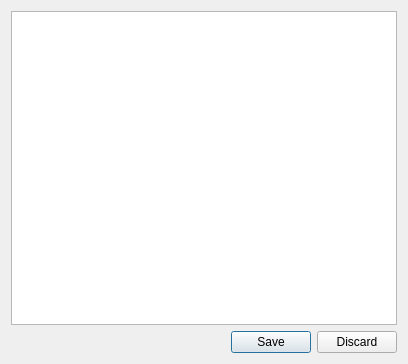
<?xml version="1.0" encoding="UTF-8"?>
<ui version="4.0">
 <class>TextDialog</class>
 <widget class="QDialog" name="TextDialog">
  <property name="geometry">
   <rect>
    <x>0</x>
    <y>0</y>
    <width>408</width>
    <height>364</height>
   </rect>
  </property>
  <property name="windowTitle">
   <string>Dialog</string>
  </property>
  <layout class="QVBoxLayout" name="verticalLayout">
   <item>
    <widget class="QTextEdit" name="textEdit">
     <property name="readOnly">
      <bool>true</bool>
     </property>
    </widget>
   </item>
   <item>
    <widget class="QDialogButtonBox" name="buttonBox">
     <property name="orientation">
      <enum>Qt::Horizontal</enum>
     </property>
     <property name="standardButtons">
      <set>QDialogButtonBox::Discard|QDialogButtonBox::Save</set>
     </property>
    </widget>
   </item>
  </layout>
 </widget>
 <resources/>
 <connections>
  <connection>
   <sender>buttonBox</sender>
   <signal>accepted()</signal>
   <receiver>TextDialog</receiver>
   <slot>accept()</slot>
   <hints>
    <hint type="sourcelabel">
     <x>248</x>
     <y>254</y>
    </hint>
    <hint type="destinationlabel">
     <x>157</x>
     <y>274</y>
    </hint>
   </hints>
  </connection>
  <connection>
   <sender>buttonBox</sender>
   <signal>rejected()</signal>
   <receiver>TextDialog</receiver>
   <slot>reject()</slot>
   <hints>
    <hint type="sourcelabel">
     <x>316</x>
     <y>260</y>
    </hint>
    <hint type="destinationlabel">
     <x>286</x>
     <y>274</y>
    </hint>
   </hints>
  </connection>
 </connections>
</ui>
